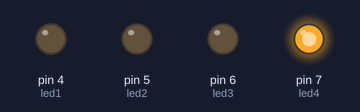
The sketch below on a simulated Arduino Uno, built with avr-gcc and run on an emulated ATmega328P. On the bench: output pins drawn as LEDs (lit = HIGH).

Above: at 0.1 s.
At 4.1 s:
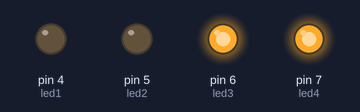
At 10.1 s:
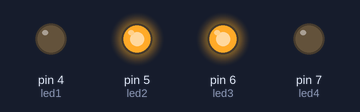
At 18.1 s:
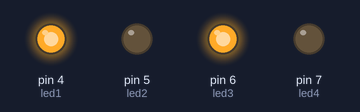
At 28.1 s:
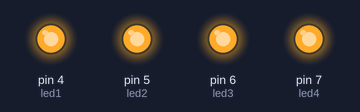
At 38.1 s:
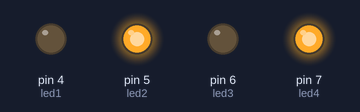
Timing chart, 0 to 39.6 s (numbered marks = the images above):
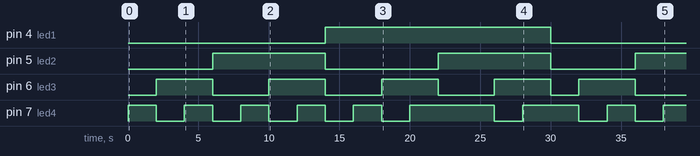

The sketch:

Led_Binary_Counter.ino
```cpp
int led1 = 4;
int led2 = 5;
int led3 = 6;
int led4 = 7;
void setup() {
  // put your setup code here, to run once
pinMode(led1, OUTPUT);
pinMode(led2, OUTPUT);
pinMode(led3, OUTPUT);
pinMode(led4, OUTPUT);
Serial.begin(9600);
  //Blink the Leds once

digitalWrite(led1, HIGH);
digitalWrite(led2, HIGH);
digitalWrite(led3, HIGH);
digitalWrite(led4, HIGH);

}

void loop() {
  // put your main code here, to run repeatedly:

 // 0001
digitalWrite(led1, LOW);
digitalWrite(led2, LOW);
digitalWrite(led3, LOW);
digitalWrite(led4, HIGH);
delay(2000);

  //0010
digitalWrite(led1, LOW);
digitalWrite(led2, LOW);
digitalWrite(led3, HIGH);
digitalWrite(led4, LOW);
delay(2000);

  //0011
digitalWrite(led1, LOW);
digitalWrite(led2, LOW);
digitalWrite(led3, HIGH);
digitalWrite(led4, HIGH);
delay(2000);

  //0100
digitalWrite(led1, LOW);
digitalWrite(led2, HIGH);
digitalWrite(led3, LOW);
digitalWrite(led4, LOW);
delay(2000);

  //0101
digitalWrite(led1, LOW);
digitalWrite(led2, HIGH);
digitalWrite(led3, LOW);
digitalWrite(led4, HIGH);
delay(2000);

  //0110
digitalWrite(led1, LOW);
digitalWrite(led2, HIGH);
digitalWrite(led3, HIGH);
digitalWrite(led4, LOW);
delay(2000);

  //0111
digitalWrite(led1, LOW);
digitalWrite(led2, HIGH);
digitalWrite(led3, HIGH);
digitalWrite(led4, HIGH);
delay(2000);

  //1000
digitalWrite(led1, HIGH);
digitalWrite(led2, LOW);
digitalWrite(led3, LOW);
digitalWrite(led4, LOW);
delay(2000);

  //1001
digitalWrite(led1, HIGH);
digitalWrite(led2, LOW);
digitalWrite(led3, LOW);
digitalWrite(led4, HIGH);
delay(2000);

  //1010
digitalWrite(led1, HIGH);
digitalWrite(led2, LOW);
digitalWrite(led3, HIGH);
digitalWrite(led4, LOW);
delay(2000);

  //1011
digitalWrite(led1, HIGH);
digitalWrite(led2, LOW);
digitalWrite(led3, HIGH);
digitalWrite(led4, HIGH);
delay(2000);

  //1100
digitalWrite(led1, HIGH);
digitalWrite(led2, HIGH);
digitalWrite(led3, LOW);
digitalWrite(led4, HIGH);
delay(2000);

  //1101
digitalWrite(led1, HIGH);
digitalWrite(led2, HIGH);
digitalWrite(led3, LOW);
digitalWrite(led4, HIGH);
delay(2000);

  //1110
digitalWrite(led1, HIGH);
digitalWrite(led2, HIGH);
digitalWrite(led3, HIGH);
digitalWrite(led4, LOW);
delay(2000);

  //1111
digitalWrite(led1, HIGH);
digitalWrite(led2, HIGH);
digitalWrite(led3, HIGH);
digitalWrite(led4, HIGH);
delay(2000);

}
```

Measured:
- by itself, pin 4 (led1): LOW → HIGH at 14.0 s, → LOW 16.0 s later
- by itself, pin 5 (led2): goes HIGH 8.0 s, LOW 8.0 s, HIGH 8.0 s, LOW 6.0 s, then HIGH
- by itself, pin 6 (led3): goes 3 × (HIGH 4.0 s, LOW 4.0 s), HIGH 4.0 s, LOW 2.0 s, HIGH 4.0 s, then LOW
- by itself, pin 7 (led4): HIGH → LOW at 2.0 s, → HIGH 2.0 s later, → LOW 2.0 s later, → HIGH 2.0 s later, … (16 changes in this stretch)
